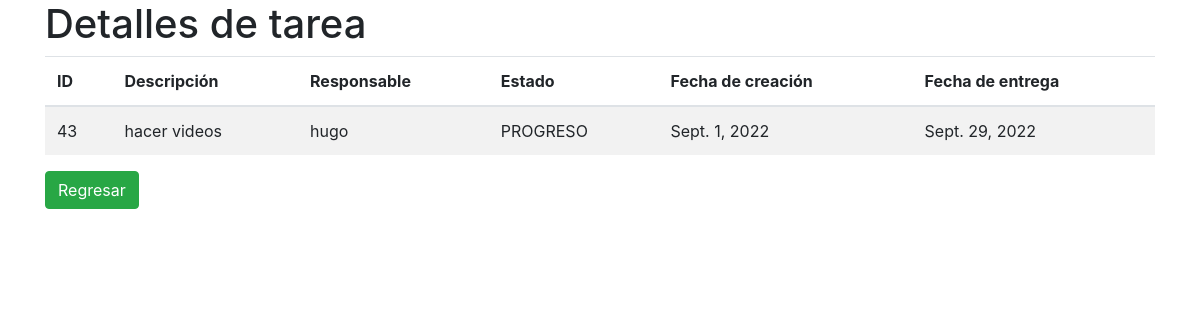
The app's page /gestion_tareas/detalleTarea/43 with its own data.
### gestion_tareas/models.py (models this page shows)
class tarea(models.Model):
    descripcion = models.CharField(max_length=128,default='')
    fecha_creacion = models.DateField(null=True)
    fecha_entrega = models.DateField(null=True)
    responsable = models.CharField(max_length=128,default='')#nombre de usuario responsable
    estado = models.CharField(max_length=40,default='')

### gestion_tareas/views.py (the view)
# urls.py: path('detalleTarea/<str:id>',views.detalleTarea,name='detalleTarea'),
def detalleTarea(request,id):
    tarea_detalle = tarea.objects.filter(id=id)
    return render(request,'gestion_tareas/detalleTarea.html',{
        'tarea_detalle':tarea_detalle
    })

### gestion_tareas/templates/gestion_tareas/detalleTarea.html (shortened to what this page needs)
<!DOCTYPE html>
<html lang="en">
<head>
    <link href="https://maxcdn.bootstrapcdn.com/bootstrap/4.0.0/css/bootstrap.min.css" rel="stylesheet">
</head>
<body>
    <div class="container">
        <h1>Detalles de tarea</h1>
        <table class="table table-striped">
            <thead>
            <tr>
                <th scope="col">ID</th>
                <th scope="col">Descripción</th>
                <th scope="col">Responsable</th>
                <th scope="col">Estado</th>
                <th scope="col">Fecha de creación</th>
                <th scope="col">Fecha de entrega</th>
            </tr>
            </thead>
            <tbody>
                {% for tarea in tarea_detalle %}
                <tr>
                    <td>{{tarea.id}}</td>
                    <td>{{tarea.descripcion}}</td>
                    <td>{{tarea.responsable}}</td>
                    <td>{{tarea.estado}}</td>
                    <td>{{tarea.fecha_creacion}}</td>
                    <td>{{tarea.fecha_entrega}}</td>
                </tr>
                {% endfor %}
            </tbody>
        </table>
        <a class="btn btn-success" href="{% url 'gestion_tareas:dashboard' %}">Regresar</a>
    </div>
</body>
</html>

### records on screen
tarea: id "43", descripcion "hacer videos", responsable "hugo", estado "PROGRESO", fecha_creacion "Sept. 1, 2022", fecha_entrega "Sept. 29, 2022"
